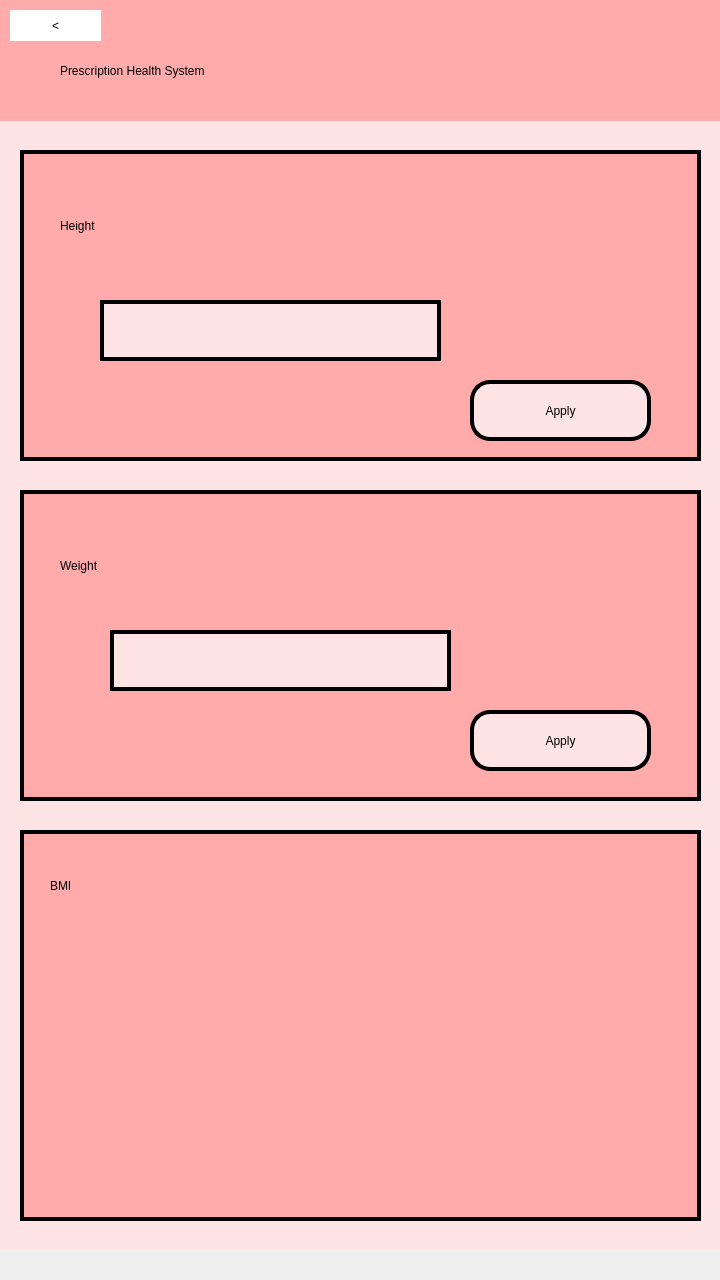
<?xml version="1.0" encoding="UTF-8"?>
<ui version="4.0">
 <class>MainWindow</class>
 <widget class="QMainWindow" name="MainWindow">
  <property name="geometry">
   <rect>
    <x>0</x>
    <y>0</y>
    <width>720</width>
    <height>1280</height>
   </rect>
  </property>
  <property name="windowTitle">
   <string>MainWindow</string>
  </property>
  <widget class="QWidget" name="centralwidget">
   <widget class="QWidget" name="widget" native="true">
    <property name="geometry">
     <rect>
      <x>0</x>
      <y>-30</y>
      <width>720</width>
      <height>1280</height>
     </rect>
    </property>
    <property name="styleSheet">
     <string notr="true">background-color: rgb(255, 228, 229);</string>
    </property>
    <widget class="QWidget" name="widget_12" native="true">
     <property name="geometry">
      <rect>
       <x>20</x>
       <y>180</y>
       <width>681</width>
       <height>311</height>
      </rect>
     </property>
     <property name="styleSheet">
      <string notr="true">background-color: rgb(255, 171, 172);
border: 4px solid black;
</string>
     </property>
     <widget class="QPushButton" name="Apply_Height">
      <property name="geometry">
       <rect>
        <x>450</x>
        <y>230</y>
        <width>181</width>
        <height>61</height>
       </rect>
      </property>
      <property name="styleSheet">
       <string notr="true">color: rgb(0, 0, 0);
background-color: rgb(255, 228, 229); 
border-radius:20px;
font: 16pt &quot;Monospace&quot;;</string>
      </property>
      <property name="text">
       <string>Apply</string>
      </property>
     </widget>
     <widget class="QLineEdit" name="New_Height">
      <property name="geometry">
       <rect>
        <x>80</x>
        <y>150</y>
        <width>341</width>
        <height>61</height>
       </rect>
      </property>
      <property name="styleSheet">
       <string notr="true">font: 20pt &quot;MS Shell Dlg 2&quot;;
background-color: rgb(255, 228, 229); 
</string>
      </property>
     </widget>
     <widget class="QLabel" name="label_9">
      <property name="geometry">
       <rect>
        <x>40</x>
        <y>40</y>
        <width>201</width>
        <height>71</height>
       </rect>
      </property>
      <property name="styleSheet">
       <string notr="true">font: 36pt &quot;MS Shell Dlg 2&quot;;
border: 0px;</string>
      </property>
      <property name="text">
       <string>Height</string>
      </property>
     </widget>
    </widget>
    <widget class="QWidget" name="widget_13" native="true">
     <property name="geometry">
      <rect>
       <x>20</x>
       <y>520</y>
       <width>681</width>
       <height>311</height>
      </rect>
     </property>
     <property name="styleSheet">
      <string notr="true">background-color: rgb(255, 171, 172);
border: 4px solid black;
</string>
     </property>
     <widget class="QLabel" name="label_10">
      <property name="geometry">
       <rect>
        <x>40</x>
        <y>40</y>
        <width>201</width>
        <height>71</height>
       </rect>
      </property>
      <property name="styleSheet">
       <string notr="true">font: 36pt &quot;MS Shell Dlg 2&quot;;
border: 0px;</string>
      </property>
      <property name="text">
       <string>Weight</string>
      </property>
     </widget>
     <widget class="QLineEdit" name="New_Weight">
      <property name="geometry">
       <rect>
        <x>90</x>
        <y>140</y>
        <width>341</width>
        <height>61</height>
       </rect>
      </property>
      <property name="styleSheet">
       <string notr="true">font: 20pt  &quot;MS Shell Dlg 2&quot;;
background-color: rgb(255, 228, 229); 
</string>
      </property>
     </widget>
     <widget class="QPushButton" name="Apply_Weight">
      <property name="geometry">
       <rect>
        <x>450</x>
        <y>220</y>
        <width>181</width>
        <height>61</height>
       </rect>
      </property>
      <property name="styleSheet">
       <string notr="true">color: rgb(0, 0, 0);
background-color: rgb(255, 228, 229); 
border-radius:20px;
font: 16pt &quot;Monospace&quot;;</string>
      </property>
      <property name="text">
       <string>Apply</string>
      </property>
     </widget>
     <widget class="QLabel" name="person">
      <property name="geometry">
       <rect>
        <x>450</x>
        <y>30</y>
        <width>181</width>
        <height>161</height>
       </rect>
      </property>
      <property name="styleSheet">
       <string notr="true">border: 0px</string>
      </property>
      <property name="text">
       <string/>
      </property>
      <property name="pixmap">
       <pixmap resource="Config.qrc">:/newPrefix/person.png</pixmap>
      </property>
      <property name="scaledContents">
       <bool>true</bool>
      </property>
     </widget>
    </widget>
    <widget class="QWidget" name="widget_3" native="true">
     <property name="geometry">
      <rect>
       <x>-10</x>
       <y>30</y>
       <width>731</width>
       <height>121</height>
      </rect>
     </property>
     <property name="styleSheet">
      <string notr="true">background-color: rgb(255, 171, 172);
</string>
     </property>
     <widget class="QLabel" name="label_12">
      <property name="geometry">
       <rect>
        <x>70</x>
        <y>40</y>
        <width>601</width>
        <height>61</height>
       </rect>
      </property>
      <property name="layoutDirection">
       <enum>Qt::LeftToRight</enum>
      </property>
      <property name="styleSheet">
       <string notr="true">font: 28pt &quot;MS Shell Dlg 2&quot;;
text-align: center;
border:0px;</string>
      </property>
      <property name="text">
       <string>Prescription Health System</string>
      </property>
     </widget>
     <widget class="QPushButton" name="GoBack">
      <property name="geometry">
       <rect>
        <x>20</x>
        <y>10</y>
        <width>91</width>
        <height>31</height>
       </rect>
      </property>
      <property name="styleSheet">
       <string notr="true">color: rgb(0, 0, 0);
background-color: white;
border-radius:20px;
font: 26pt &quot;MS Shell Dlg 2&quot;;

</string>
      </property>
      <property name="text">
       <string>&lt;</string>
      </property>
     </widget>
    </widget>
    <widget class="QWidget" name="widget_14" native="true">
     <property name="geometry">
      <rect>
       <x>20</x>
       <y>860</y>
       <width>681</width>
       <height>391</height>
      </rect>
     </property>
     <property name="styleSheet">
      <string notr="true">background-color: rgb(255, 171, 172);
border: 4px solid black;
</string>
     </property>
     <widget class="QLabel" name="bmi">
      <property name="geometry">
       <rect>
        <x>150</x>
        <y>30</y>
        <width>371</width>
        <height>341</height>
       </rect>
      </property>
      <property name="styleSheet">
       <string notr="true">border: 0px</string>
      </property>
      <property name="text">
       <string/>
      </property>
      <property name="pixmap">
       <pixmap resource="Config.qrc">:/newPrefix/scale.png</pixmap>
      </property>
      <property name="scaledContents">
       <bool>true</bool>
      </property>
     </widget>
     <widget class="QLabel" name="DISPLAY_BMI_3">
      <property name="geometry">
       <rect>
        <x>210</x>
        <y>180</y>
        <width>261</width>
        <height>121</height>
       </rect>
      </property>
      <property name="styleSheet">
       <string notr="true">font: 20pt &quot;MS Shell Dlg 2&quot;;
color: rgb(255, 0, 0);
border: 0px;</string>
      </property>
      <property name="text">
       <string/>
      </property>
     </widget>
     <widget class="QLabel" name="label_11">
      <property name="geometry">
       <rect>
        <x>30</x>
        <y>20</y>
        <width>121</width>
        <height>71</height>
       </rect>
      </property>
      <property name="styleSheet">
       <string notr="true">font: 36pt &quot;MS Shell Dlg 2&quot;;
border: 0px;</string>
      </property>
      <property name="text">
       <string>BMI</string>
      </property>
     </widget>
    </widget>
   </widget>
  </widget>
 </widget>
 <resources>
  <include location="Config.qrc"/>
  <include location="Config.qrc"/>
 </resources>
 <connections/>
</ui>
